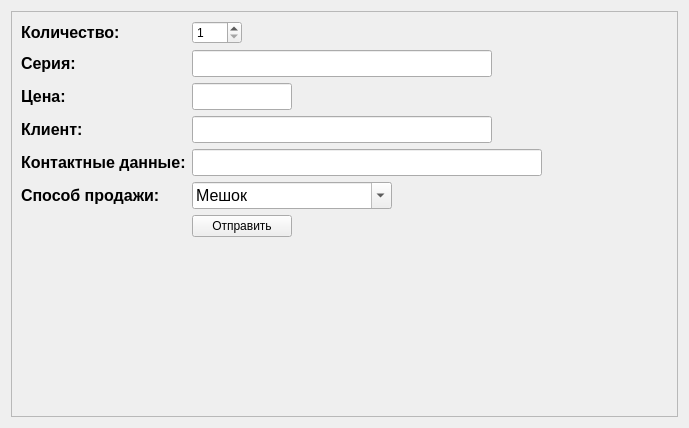
<?xml version="1.0" encoding="UTF-8"?>
<ui version="4.0">
 <class>closed</class>
 <widget class="QWidget" name="closed">
  <property name="geometry">
   <rect>
    <x>0</x>
    <y>0</y>
    <width>689</width>
    <height>428</height>
   </rect>
  </property>
  <property name="windowTitle">
   <string>Form</string>
  </property>
  <layout class="QGridLayout" name="gridLayout">
   <item row="0" column="1">
    <widget class="QScrollArea" name="scrollArea">
     <property name="minimumSize">
      <size>
       <width>300</width>
       <height>100</height>
      </size>
     </property>
     <property name="widgetResizable">
      <bool>true</bool>
     </property>
     <widget class="QWidget" name="scrollAreaWidgetContents">
      <property name="geometry">
       <rect>
        <x>0</x>
        <y>0</y>
        <width>669</width>
        <height>408</height>
       </rect>
      </property>
      <layout class="QFormLayout" name="formLayout">
       <item row="0" column="0">
        <widget class="QLabel" name="label">
         <property name="font">
          <font>
           <pointsize>12</pointsize>
           <weight>75</weight>
           <bold>true</bold>
          </font>
         </property>
         <property name="text">
          <string>Количество:</string>
         </property>
        </widget>
       </item>
       <item row="0" column="1">
        <widget class="QSpinBox" name="spinBox">
         <property name="minimumSize">
          <size>
           <width>20</width>
           <height>0</height>
          </size>
         </property>
         <property name="maximumSize">
          <size>
           <width>50</width>
           <height>16777215</height>
          </size>
         </property>
         <property name="minimum">
          <number>1</number>
         </property>
        </widget>
       </item>
       <item row="1" column="0">
        <widget class="QLabel" name="label_2">
         <property name="font">
          <font>
           <pointsize>12</pointsize>
           <weight>75</weight>
           <bold>true</bold>
          </font>
         </property>
         <property name="text">
          <string>Серия:</string>
         </property>
        </widget>
       </item>
       <item row="1" column="1">
        <widget class="QLineEdit" name="lineEdit_3">
         <property name="minimumSize">
          <size>
           <width>20</width>
           <height>0</height>
          </size>
         </property>
         <property name="maximumSize">
          <size>
           <width>300</width>
           <height>16777215</height>
          </size>
         </property>
         <property name="font">
          <font>
           <pointsize>12</pointsize>
          </font>
         </property>
        </widget>
       </item>
       <item row="2" column="0">
        <widget class="QLabel" name="label_3">
         <property name="font">
          <font>
           <pointsize>12</pointsize>
           <weight>75</weight>
           <bold>true</bold>
          </font>
         </property>
         <property name="text">
          <string>Цена:</string>
         </property>
        </widget>
       </item>
       <item row="2" column="1">
        <widget class="QLineEdit" name="lineEdit">
         <property name="minimumSize">
          <size>
           <width>20</width>
           <height>0</height>
          </size>
         </property>
         <property name="maximumSize">
          <size>
           <width>100</width>
           <height>16777215</height>
          </size>
         </property>
         <property name="font">
          <font>
           <pointsize>12</pointsize>
          </font>
         </property>
        </widget>
       </item>
       <item row="3" column="0">
        <widget class="QLabel" name="label_5">
         <property name="font">
          <font>
           <pointsize>12</pointsize>
           <weight>75</weight>
           <bold>true</bold>
          </font>
         </property>
         <property name="text">
          <string>Клиент:</string>
         </property>
        </widget>
       </item>
       <item row="3" column="1">
        <widget class="QLineEdit" name="lineEdit_2">
         <property name="minimumSize">
          <size>
           <width>20</width>
           <height>0</height>
          </size>
         </property>
         <property name="maximumSize">
          <size>
           <width>300</width>
           <height>16777215</height>
          </size>
         </property>
         <property name="font">
          <font>
           <pointsize>12</pointsize>
          </font>
         </property>
        </widget>
       </item>
       <item row="4" column="0">
        <widget class="QLabel" name="label_6">
         <property name="font">
          <font>
           <pointsize>12</pointsize>
           <weight>75</weight>
           <bold>true</bold>
          </font>
         </property>
         <property name="text">
          <string>Контактные данные:</string>
         </property>
        </widget>
       </item>
       <item row="4" column="1">
        <widget class="QLineEdit" name="lineEdit_4">
         <property name="minimumSize">
          <size>
           <width>20</width>
           <height>0</height>
          </size>
         </property>
         <property name="maximumSize">
          <size>
           <width>350</width>
           <height>16777215</height>
          </size>
         </property>
         <property name="font">
          <font>
           <pointsize>12</pointsize>
          </font>
         </property>
        </widget>
       </item>
       <item row="5" column="0">
        <widget class="QLabel" name="label_7">
         <property name="font">
          <font>
           <pointsize>12</pointsize>
           <weight>75</weight>
           <bold>true</bold>
          </font>
         </property>
         <property name="text">
          <string>Способ продажи:</string>
         </property>
        </widget>
       </item>
       <item row="5" column="1">
        <widget class="QComboBox" name="comboBox">
         <property name="minimumSize">
          <size>
           <width>20</width>
           <height>0</height>
          </size>
         </property>
         <property name="maximumSize">
          <size>
           <width>200</width>
           <height>16777215</height>
          </size>
         </property>
         <property name="font">
          <font>
           <pointsize>12</pointsize>
          </font>
         </property>
         <property name="editable">
          <bool>true</bool>
         </property>
         <item>
          <property name="text">
           <string>Мешок</string>
          </property>
         </item>
         <item>
          <property name="text">
           <string>Авито</string>
          </property>
         </item>
         <item>
          <property name="text">
           <string>NewAuction</string>
          </property>
         </item>
         <item>
          <property name="text">
           <string>Самара</string>
          </property>
         </item>
         <item>
          <property name="text">
           <string>Личная встреча</string>
          </property>
         </item>
         <item>
          <property name="text">
           <string>vk.com</string>
          </property>
         </item>
         <item>
          <property name="text">
           <string>Youla</string>
          </property>
         </item>
         <item>
          <property name="text">
           <string>Ok.ru</string>
          </property>
         </item>
         <item>
          <property name="text">
           <string>Невские клады</string>
          </property>
         </item>
         <item>
          <property name="text">
           <string>5monetok</string>
          </property>
         </item>
         <item>
          <property name="text">
           <string>Anumis</string>
          </property>
         </item>
         <item>
          <property name="text">
           <string>New Molotok</string>
          </property>
         </item>
         <item>
          <property name="text">
           <string>Конрос</string>
          </property>
         </item>
         <item>
          <property name="text">
           <string>Магазин Альберт</string>
          </property>
         </item>
         <item>
          <property name="text">
           <string>Молоток</string>
          </property>
         </item>
         <item>
          <property name="text">
           <string>Перийные ряды</string>
          </property>
         </item>
         <item>
          <property name="text">
           <string>Сбербанк</string>
          </property>
         </item>
         <item>
          <property name="text">
           <string>Соберу</string>
          </property>
         </item>
         <item>
          <property name="text">
           <string>Троицкий стандарт</string>
          </property>
         </item>
        </widget>
       </item>
       <item row="6" column="1">
        <widget class="QPushButton" name="pushButton">
         <property name="minimumSize">
          <size>
           <width>20</width>
           <height>0</height>
          </size>
         </property>
         <property name="maximumSize">
          <size>
           <width>100</width>
           <height>16777215</height>
          </size>
         </property>
         <property name="text">
          <string>Отправить</string>
         </property>
        </widget>
       </item>
       <item row="6" column="0">
        <widget class="QLabel" name="label_4">
         <property name="text">
          <string/>
         </property>
        </widget>
       </item>
      </layout>
     </widget>
    </widget>
   </item>
  </layout>
 </widget>
 <resources/>
 <connections/>
</ui>
